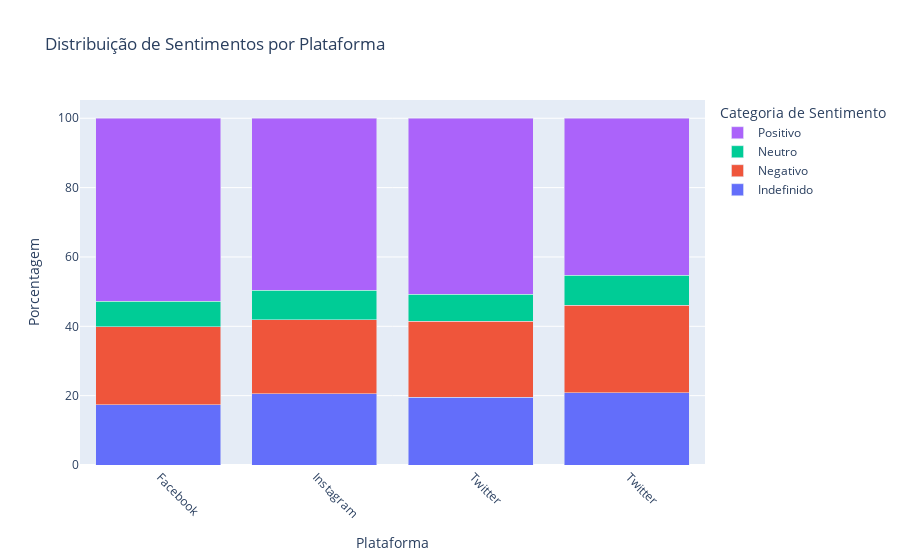

The notebook cell this image was saved under:
### Code cell
# Mesmo gráfico, mas com a biblioteca Plotly
import plotly.graph_objects as go

categorias = porcentagens_sentimentos.columns
platforms = porcentagens_sentimentos.index

# Cria uma lista de barras para o gráfico
barras = []
for categoria in categorias:
    barras.append(go.Bar(name=categoria, x=platforms, y=porcentagens_sentimentos[categoria]))
    
# Cria a figura com todas as barras
fig = go.Figure(data=barras)

# Fazer as barras empilhadas
fig.update_layout(barmode='stack', xaxis={'categoryorder': 'total descending'}, title='Distribuição de Sentimentos por Plataforma',
                xaxis_title='Plataforma',
                yaxis_title='Porcentagem',
                legend_title='Categoria de Sentimento'
                )

# Ajustar os ângulos dos textos do eixo X
fig.update_xaxes(tickangle=45)

# Mostra o gráfico
fig.show();

### Figure 1 — Plotly figure (JSON) as saved in the notebook; plotly's stock layout.template omitted (floating-point values rounded to 4 significant figures)
{"data": [{"name": "Indefinido", "type": "bar", "x": [" Facebook ", " Instagram ", " Twitter ", " Twitter  "], "y": [17.32, 20.54, 19.53, 20.87]}, {"name": "Negativo", "type": "bar", "x": [" Facebook ", " Instagram ", " Twitter ", " Twitter  "], "y": [22.51, 21.32, 21.88, 25.22]}, {"name": "Neutro", "type": "bar", "x": [" Facebook ", " Instagram ", " Twitter ", " Twitter  "], "y": [7.359, 8.527, 7.812, 8.696]}, {"name": "Positivo", "type": "bar", "x": [" Facebook ", " Instagram ", " Twitter ", " Twitter  "], "y": [52.81, 49.61, 50.78, 45.22]}], "layout": {"barmode": "stack", "legend": {"title": {"text": "Categoria de Sentimento"}}, "title": {"text": "Distribuição de Sentimentos por Plataforma"}, "xaxis": {"categoryorder": "total descending", "tickangle": 45, "title": {"text": "Plataforma"}}, "yaxis": {"title": {"text": "Porcentagem"}}}}
